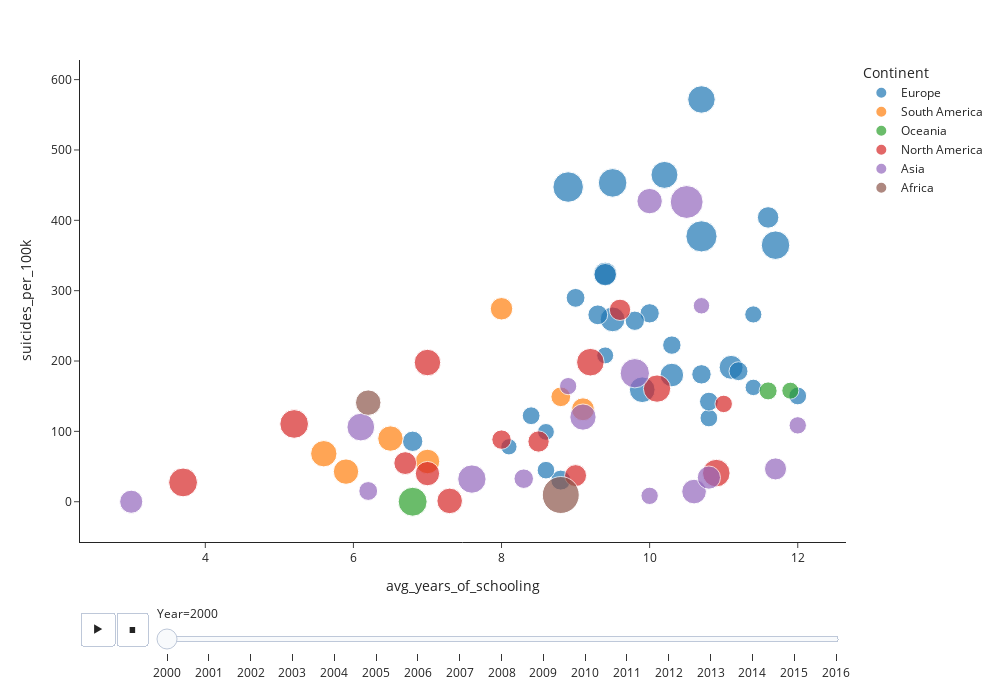

Here is the notebook cell this chart was saved with:
### Code cell
import plotly.express as px
px.scatter(final_df_2, x='avg_years_of_schooling', y='suicides_per_100k',
           size='Both sexes', size_max=30, color='Continent', animation_frame="Year", animation_group="Country",
           template='simple_white', width=1000, height=700,hover_name='Country')

### Figure 1 — Plotly figure (JSON) as saved in the notebook; plotly's stock layout.template omitted (floating-point values rounded to 4 significant figures)
{"data": [{"hovertemplate": "<b>%{hovertext}</b><br><br>Continent=Europe<br>Year=2000<br>avg_years_of_schooling=%{x}<br>suicides_per_100k=%{y}<br>Both sexes=%{marker.size}<extra></extra>", "hovertext": ["Albania", "Netherlands", "Norway", "Bulgaria", "Poland", "Portugal", "Romania", "Serbia", "Belarus", "Slovakia", "Slovenia", "Spain", "Belgium", "Austria", "Malta", "Germany", "France", "Greece", "Finland", "Hungary", "Estonia", "Iceland", "Ireland", "Italy", "Denmark", "Latvia", "Lithuania", "Croatia", "Luxembourg", "Sweden", "Switzerland", "Ukraine"], "ids": ["Albania", "Netherlands", "Norway", "Bulgaria", "Poland", "Portugal", "Romania", "Serbia", "Belarus", "Slovakia", "Slovenia", "Spain", "Belgium", "Austria", "Malta", "Germany", "France", "Greece", "Finland", "Hungary", "Estonia", "Iceland", "Ireland", "Italy", "Denmark", "Latvia", "Lithuania", "Croatia", "Luxembourg", "Sweden", "Switzerland", "Ukraine"], "legendgroup": "Europe", "marker": {"color": "#1F77B4", "size": [106, 83, 84, 163, 152, 110, 175, 141, 247, 147, 122, 84, 99, 94, 70, 95, 99, 82, 104, 193, 216, 76, 93, 75, 100, 217, 200, 133, 90, 72, 78, 258], "sizemode": "area", "sizeref": 0.53, "symbol": "circle"}, "mode": "markers", "name": "Europe", "orientation": "v", "showlegend": true, "type": "scatter", "x": [8.8, 10.8, 12, 9.5, 11.1, 6.8, 9.9, 9.4, 8.9, 10.3, 11.6, 8.4, 10, 9, 8.1, 11.2, 9.8, 8.6, 9.3, 10.2, 11.7, 9.4, 10.8, 8.6, 10.7, 9.5, 10.7, 9.4, 10.3, 11.4, 11.4, 10.7], "xaxis": "x", "y": [30.7, 119.0, 150.3, 259.2, 191.0, 85.88, 159.2, 324.2, 447.3, 180.1, 404.1, 122.2, 267.8, 289.8, 78.05, 185.6, 257.2, 44.86, 265.6, 464.6, 364.6, 208.0, 142.4, 99.22, 181.1, 453.2, 571.8, 322.8, 222.6, 162.5, 266.2, 377.2], "yaxis": "y"}, {"hovertemplate": "<b>%{hovertext}</b><br><br>Continent=South America<br>Year=2000<br>avg_years_of_schooling=%{x}<br>suicides_per_100k=%{y}<br>Both sexes=%{marker.size}<extra></extra>", "hovertext": ["Chile", "Paraguay", "Brazil", "Colombia", "Ecuador", "Argentina", "Uruguay"], "ids": ["Chile", "Paraguay", "Brazil", "Colombia", "Ecuador", "Argentina", "Uruguay"], "legendgroup": "South America", "marker": {"color": "#FF7F0E", "size": [103, 171, 184, 171, 160, 139, 134], "sizemode": "area", "sizeref": 0.53, "symbol": "circle"}, "mode": "markers", "name": "South America", "orientation": "v", "showlegend": true, "type": "scatter", "x": [8.8, 5.9, 5.6, 6.5, 7, 9.1, 8], "xaxis": "x", "y": [149.2, 42.78, 68.23, 89.78, 57.17, 131.4, 274.3], "yaxis": "y"}, {"hovertemplate": "<b>%{hovertext}</b><br><br>Continent=Oceania<br>Year=2000<br>avg_years_of_schooling=%{x}<br>suicides_per_100k=%{y}<br>Both sexes=%{marker.size}<extra></extra>", "hovertext": ["New Zealand", "Kiribati", "Australia"], "ids": ["New Zealand", "Kiribati", "Australia"], "legendgroup": "Oceania", "marker": {"color": "#2CA02C", "size": [86, 222, 77], "sizemode": "area", "sizeref": 0.53, "symbol": "circle"}, "mode": "markers", "name": "Oceania", "orientation": "v", "showlegend": true, "type": "scatter", "x": [11.6, 6.8, 11.9], "xaxis": "x", "y": [157.5, 0, 157.8], "yaxis": "y"}, {"hovertemplate": "<b>%{hovertext}</b><br><br>Continent=North America<br>Year=2000<br>avg_years_of_schooling=%{x}<br>suicides_per_100k=%{y}<br>Both sexes=%{marker.size}<extra></extra>", "hovertext": ["Canada", "Panama", "Belize", "Mexico", "Saint Lucia", "Barbados", "Bahamas", "Guatemala", "El Salvador", "Jamaica", "Cuba", "Costa Rica", "Antigua and Barbuda", "Trinidad and Tobago"], "ids": ["Canada", "Panama", "Belize", "Mexico", "Saint Lucia", "Barbados", "Bahamas", "Guatemala", "El Salvador", "Jamaica", "Cuba", "Costa Rica", "Antigua and Barbuda", "Trinidad and Tobago"], "legendgroup": "North America", "marker": {"color": "#D62728", "size": [81, 120, 198, 138, 186, 128, 202, 220, 218, 173, 121, 100, 157, 202], "sizemode": "area", "sizeref": 0.53, "symbol": "circle"}, "mode": "markers", "name": "North America", "orientation": "v", "showlegend": true, "type": "scatter", "x": [11, 8.5, 10.1, 6.7, 7, 9, 10.9, 3.7, 5.2, 7.3, 9.6, 8, 7, 9.2], "xaxis": "x", "y": [139, 85.58, 160.8, 54.89, 197.9, 37.13, 40.66, 27.42, 110.5, 1.16, 272.8, 88.29, 39.97, 198.3], "yaxis": "y"}, {"hovertemplate": "<b>%{hovertext}</b><br><br>Continent=Asia<br>Year=2000<br>avg_years_of_schooling=%{x}<br>suicides_per_100k=%{y}<br>Both sexes=%{marker.size}<extra></extra>", "hovertext": ["Philippines", "Singapore", "Bahrain", "Azerbaijan", "Sri Lanka", "Israel", "Kazakhstan", "Kuwait", "Cyprus", "Kyrgyzstan", "Maldives", "Japan", "Georgia", "Thailand", "Armenia", "Uzbekistan"], "ids": ["Philippines", "Singapore", "Bahrain", "Azerbaijan", "Sri Lanka", "Israel", "Kazakhstan", "Kuwait", "Cyprus", "Kyrgyzstan", "Maldives", "Japan", "Georgia", "Thailand", "Armenia", "Uzbekistan"], "legendgroup": "Asia", "marker": {"color": "#9467BD", "size": [213, 79, 101, 161, 171, 80, 287, 94, 80, 228, 142, 72, 129, 204, 143, 183], "sizemode": "area", "sizeref": 0.53, "symbol": "circle"}, "mode": "markers", "name": "Asia", "orientation": "v", "showlegend": true, "type": "scatter", "x": [7.6, 8.9, 8.3, 10.6, 10, 12, 10.5, 6.2, 10, 9.8, 3, 10.7, 11.7, 6.1, 10.8, 9.1], "xaxis": "x", "y": [32.21, 164.3, 32.73, 14.41, 427.3, 108.6, 426.1, 15.23, 8.36, 182.6, 0, 278.5, 46.64, 106.1, 34.3, 120.3], "yaxis": "y"}, {"hovertemplate": "<b>%{hovertext}</b><br><br>Continent=Africa<br>Year=2000<br>avg_years_of_schooling=%{x}<br>suicides_per_100k=%{y}<br>Both sexes=%{marker.size}<extra></extra>", "hovertext": ["South Africa", "Mauritius"], "ids": ["South Africa", "Mauritius"], "legendgroup": "Africa", "marker": {"color": "#8C564B", "size": [362, 172], "sizemode": "area", "sizeref": 0.53, "symbol": "circle"}, "mode": "markers", "name": "Africa", "orientation": "v", "showlegend": true, "type": "scatter", "x": [8.8, 6.2], "xaxis": "x", "y": [9.54, 140.8], "yaxis": "y"}], "layout": {"height": 700, "legend": {"itemsizing": "constant", "title": {"text": "Continent"}, "tracegroupgap": 0}, "margin": {"t": 60}, "sliders": [{"active": 0, "currentvalue": {"prefix": "Year="}, "len": 0.9, "pad": {"b": 10, "t": 60}, "steps": [{"args": [["2000"], {"frame": {"duration": 0, "redraw": false}, "fromcurrent": true, "mode": "immediate", "transition": {"duration": 0, "easing": "linear"}}], "label": "2000", "method": "animate"}, {"args": [["2001"], {"frame": {"duration": 0, "redraw": false}, "fromcurrent": true, "mode": "immediate", "transition": {"duration": 0, "easing": "linear"}}], "label": "2001", "method": "animate"}, {"args": [["2002"], {"frame": {"duration": 0, "redraw": false}, "fromcurrent": true, "mode": "immediate", "transition": {"duration": 0, "easing": "linear"}}], "label": "2002", "method": "animate"}, {"args": [["2003"], {"frame": {"duration": 0, "redraw": false}, "fromcurrent": true, "mode": "immediate", "transition": {"duration": 0, "easing": "linear"}}], "label": "2003", "method": "animate"}, {"args": [["2004"], {"frame": {"duration": 0, "redraw": false}, "fromcurrent": true, "mode": "immediate", "transition": {"duration": 0, "easing": "linear"}}], "label": "2004", "method": "animate"}, {"args": [["2005"], {"frame": {"duration": 0, "redraw": false}, "fromcurrent": true, "mode": "immediate", "transition": {"duration": 0, "easing": "linear"}}], "label": "2005", "method": "animate"}, {"args": [["2006"], {"frame": {"duration": 0, "redraw": false}, "fromcurrent": true, "mode": "immediate", "transition": {"duration": 0, "easing": "linear"}}], "label": "2006", "method": "animate"}, {"args": [["2007"], {"frame": {"duration": 0, "redraw": false}, "fromcurrent": true, "mode": "immediate", "transition": {"duration": 0, "easing": "linear"}}], "label": "2007", "method": "animate"}, {"args": [["2008"], {"frame": {"duration": 0, "redraw": false}, "fromcurrent": true, "mode": "immediate", "transition": {"duration": 0, "easing": "linear"}}], "label": "2008", "method": "animate"}, {"args": [["2009"], {"frame": {"duration": 0, "redraw": false}, "fromcurrent": true, "mode": "immediate", "transition": {"duration": 0, "easing": "linear"}}], "label": "2009", "method": "animate"}, {"args": [["2010"], {"frame": {"duration": 0, "redraw": false}, "fromcurrent": true, "mode": "immediate", "transition": {"duration": 0, "easing": "linear"}}], "label": "2010", "method": "animate"}, {"args": [["2011"], {"frame": {"duration": 0, "redraw": false}, "fromcurrent": true, "mode": "immediate", "transition": {"duration": 0, "easing": "linear"}}], "label": "2011", "method": "animate"}, {"args": [["2012"], {"frame": {"duration": 0, "redraw": false}, "fromcurrent": true, "mode": "immediate", "transition": {"duration": 0, "easing": "linear"}}], "label": "2012", "method": "animate"}, {"args": [["2013"], {"frame": {"duration": 0, "redraw": false}, "fromcurrent": true, "mode": "immediate", "transition": {"duration": 0, "easing": "linear"}}], "label": "2013", "method": "animate"}, {"args": [["2014"], {"frame": {"duration": 0, "redraw": false}, "fromcurrent": true, "mode": "immediate", "transition": {"duration": 0, "easing": "linear"}}], "label": "2014", "method": "animate"}, {"args": [["2015"], {"frame": {"duration": 0, "redraw": false}, "fromcurrent": true, "mode": "immediate", "transition": {"duration": 0, "easing": "linear"}}], "label": "2015", "method": "animate"}, {"args": [["2016"], {"frame": {"duration": 0, "redraw": false}, "fromcurrent": true, "mode": "immediate", "transition": {"duration": 0, "easing": "linear"}}], "label": "2016", "method": "animate"}], "x": 0.1, "xanchor": "left", "y": 0, "yanchor": "top"}], "updatemenus": [{"buttons": [{"args": [null, {"frame": {"duration": 500, "redraw": false}, "fromcurrent": true, "mode": "immediate", "transition": {"duration": 500, "easing": "linear"}}], "label": "&#9654;", "method": "animate"}, {"args": [[null], {"frame": {"duration": 0, "redraw": false}, "fromcurrent": true, "mode": "immediate", "transition": {"duration": 0, "easing": "linear"}}], "label": "&#9724;", "method": "animate"}], "direction": "left", "pad": {"r": 10, "t": 70}, "showactive": false, "type": "buttons", "x": 0.1, "xanchor": "right", "y": 0, "yanchor": "top"}], "width": 1000, "xaxis": {"anchor": "y", "domain": [0, 1], "title": {"text": "avg_years_of_schooling"}}, "yaxis": {"anchor": "x", "domain": [0, 1], "title": {"text": "suicides_per_100k"}}}}
